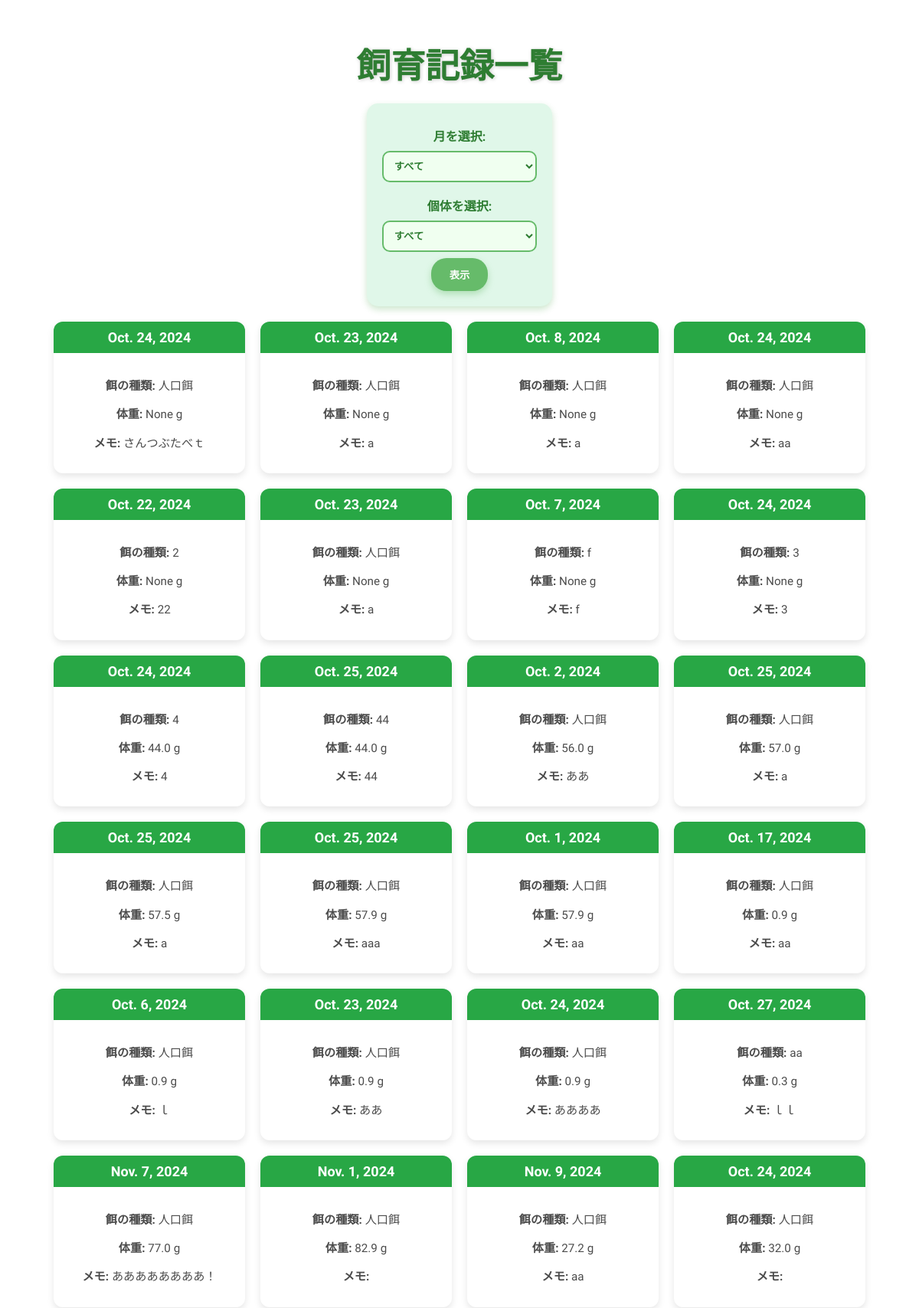
The page /feeding-records/ (upper part) on the database its author committed.
### reptile/models.py (models this page shows, shortened)
class FeedingRecord(models.Model):
    REPTILE_CARE_CHOICES = [
        ('掃除', '掃除'),
        ('温浴', '温浴'),
        ('ハンドリング', 'ハンドリング'),
                ('水替え', '水替え'),
    ]
    HEALTH_STATUS_CHOICES = [
    ('very_good', 'かなり良好'),
    ('good', '良好'),
    ('normal', '普通'),
    ('slightly_bad', '少し悪い'),
    ('very_bad', 'かなり悪い'),
]
    reptile = models.ForeignKey(Reptile, on_delete=models.CASCADE)
    date = models.DateField(null=True, blank=True)
    food_type  = models.CharField(max_length=255, null=True)
    memo = models.TextField(blank=True)
    weight = models.DecimalField(
    max_digits=5, decimal_places=1, verbose_name='体重 (g)', null=True, blank=True
    )
    health_status = models.CharField(max_length=20, choices=HEALTH_STATUS_CHOICES, null=True, blank=True)
    care_items = models.CharField(max_length=255, null=True, blank=True)
    image = models.ImageField(null=True, blank=True)
    feces_and_urine = models.CharField(max_length=10, choices=[
        ('いい', 'いい'),
        ('わるい', 'わるい'),
    ], blank=True)  # ふんと尿の状態
    shedding = models.CharField(max_length=10, choices=[
        ('白濁', '白濁'),
        ('脱皮', '脱皮'),
    ], blank=True)  # 脱皮の状態

### reptile/views.py (the view)
# urls.py: path('feeding-records/', views.feeding_record_list, name='feeding_record_list'),  # 餌やり記録一覧
def feeding_record_list(request):
    month = request.GET.get('month')
    reptile_id = request.GET.get('reptile_id')
    records = FeedingRecord.objects.all()
    if month:
        records = records.filter(date__month=month)
    if reptile_id:
        records = records.filter(reptile_id=reptile_id)
    reptiles = Reptile.objects.all()
    return render(request, 'feeding_record_list.html', {'feeding_records': records, 'reptiles': reptiles})

### reptile/templates/feeding_record_list.html (shortened to what this page needs)
<!DOCTYPE html>
<html lang="ja">
<head>
</head>
<body>
    <h1>飼育記録一覧</h1>
    <div class="filter-container">
        <form method="GET" action="">
            <label for="month">月を選択:</label>
            <select id="month" name="month">
                <option value="">すべて</option>
            </select>
            <label for="reptile">個体を選択:</label>
            <select id="reptile" name="reptile_id">
                <option value="">すべて</option>
            </select>
            <button type="submit">表示</button>
        </form>
    </div>
    <div class="card-container">
        {% for record in feeding_records %}
        <div class="card" onclick="toggleDetails('{{ forloop.counter0 }}')">
            <div class="card-header">{{ record.date }}</div>
            <div class="card-content">
                <p><strong>餌の種類:</strong> {{ record.food_type }}</p>
                <p><strong>体重:</strong> {{ record.weight }} g</p>
                <p><strong>メモ:</strong> {{ record.memo }}</p>
            </div>
        </div>
        {% empty %}
        <p>飼育記録がありません。</p>
        {% endfor %}
    </div>
</body>
</html>

### reptile/templates/feeding_record_list.html (style rules this page uses)
body { font-family: 'Hachi Maru Pop', sans-serif; background-image: url('https://cdn.pixabay.com/photo/2020/06/05/19/42/lizard-5264263_1280.jpg'); background-size: cover; background-attachment: fixed; margin: 0; padding: 20px; display: flex; flex-direction: column; align-items: center; }
h1 { color: #2e7d32; text-align: center; margin-bottom: 20px; font-size: 2.8em; text-shadow: 1px 1px 5px rgba(0, 0, 0, 0.2); }
.filter-container { background-color: #e0f7e9; border-radius: 15px; padding: 20px; box-shadow: 0 4px 10px rgba(0, 128, 0, 0.2); max-width: 300px; margin: auto; text-align: center; margin-bottom: 20px; }
.filter-container label { font-weight: bold; color: #2e7d32; display: block; margin-top: 10px; }
.filter-container select { width: 100%; padding: 10px; margin: 8px 0; border: 2px solid #66bb6a; border-radius: 10px; background-color: #f0fff0; color: #2e7d32; font-weight: bold; transition: border-color 0.3s; }
.filter-container button { background-color: #66bb6a; color: white; border: none; padding: 12px 24px; border-radius: 20px; font-weight: bold; cursor: pointer; transition: transform 0.3s ease, background-color 0.3s ease; box-shadow: 0px 4px 8px rgba(102, 187, 106, 0.4); }
.card-container { display: flex; flex-wrap: wrap; gap: 20px; justify-content: center; }
.card { background-color: #fff; width: 250px; border-radius: 12px; box-shadow: 0 4px 10px rgba(0, 0, 0, 0.1); overflow: hidden; transition: transform 0.3s; cursor: pointer; display: flex; flex-direction: column; align-items: center; text-align: center; }
.card-header { background-color: #28a745; color: white; font-size: 18px; font-weight: bold; width: 100%; padding: 10px; }
.card-content { padding: 15px; color: #4b4b4b; font-size: 0.95em; }

### rows shown on the page
FeedingRecord: date "Oct. 24, 2024", food_type "人口餌", weight "None", memo "さんつぶたべｔ"
FeedingRecord: date "Oct. 23, 2024", food_type "人口餌", weight "None", memo "a"
FeedingRecord: date "Oct. 8, 2024", food_type "人口餌", weight "None", memo "a"
FeedingRecord: date "Oct. 24, 2024", food_type "人口餌", weight "None", memo "aa"
FeedingRecord: date "Oct. 22, 2024", food_type "2", weight "None", memo "22"
FeedingRecord: date "Oct. 23, 2024", food_type "人口餌", weight "None", memo "a"
FeedingRecord: date "Oct. 7, 2024", food_type "f", weight "None", memo "f"
FeedingRecord: date "Oct. 24, 2024", food_type "3", weight "None", memo "3"
FeedingRecord: date "Oct. 24, 2024", food_type "4", weight "44.0", memo "4"
FeedingRecord: date "Oct. 25, 2024", food_type "44", weight "44.0", memo "44"
FeedingRecord: date "Oct. 2, 2024", food_type "人口餌", weight "56.0", memo "ああ"
FeedingRecord: date "Oct. 25, 2024", food_type "人口餌", weight "57.0", memo "a"
FeedingRecord: date "Oct. 25, 2024", food_type "人口餌", weight "57.5", memo "a"
FeedingRecord: date "Oct. 25, 2024", food_type "人口餌", weight "57.9", memo "aaa"
FeedingRecord: date "Oct. 1, 2024", food_type "人口餌", weight "57.9", memo "aa"
FeedingRecord: date "Oct. 17, 2024", food_type "人口餌", weight "0.9", memo "aa"
FeedingRecord: date "Oct. 6, 2024", food_type "人口餌", weight "0.9", memo "ｌ"
FeedingRecord: date "Oct. 23, 2024", food_type "人口餌", weight "0.9", memo "ああ"
FeedingRecord: date "Oct. 24, 2024", food_type "人口餌", weight "0.9", memo "ああああ"
FeedingRecord: date "Oct. 27, 2024", food_type "aa", weight "0.3", memo "ｌｌ"
FeedingRecord: date "Nov. 7, 2024", food_type "人口餌", weight "77.0", memo "ああああああああ！"
FeedingRecord: date "Nov. 1, 2024", food_type "人口餌", weight "82.9"
FeedingRecord: date "Nov. 9, 2024", food_type "人口餌", weight "27.2", memo "aa"
FeedingRecord: date "Oct. 24, 2024", food_type "人口餌", weight "32.0"
